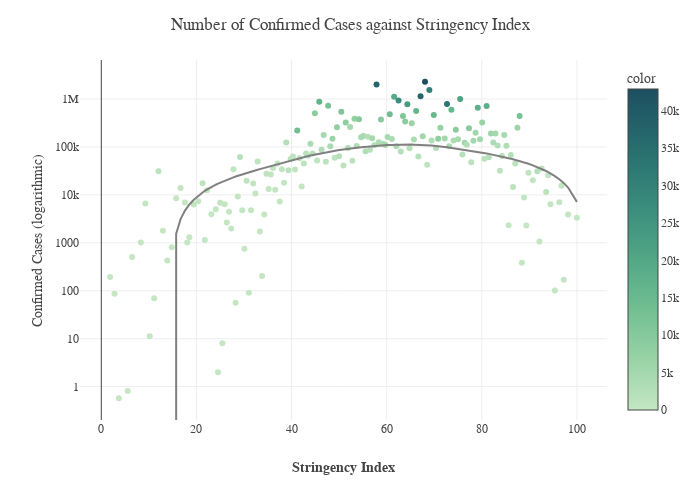

Write notebook code for a chart like this one.
### Code cell
fig = px.scatter(x=df_str["StringencyIndex"], y=df_str["ConfirmedCases"], log_y=True, trendline="lowess", 
                 color=df_str["ConfirmedDeaths"],
                color_continuous_scale='blugrn',
                )
palette = cycle(px.colors.qualitative.G10)

# Add figure title
fig.update_layout(
    title_text="Number of Confirmed Cases against Stringency Index"
)

fig.update_yaxes(title_text="Confirmed Cases (logarithmic)")

# Set y-axes titles
fig.update_xaxes(title_text="<b>Stringency Index</b>")
fig.update_layout(template="none")

fig.update_layout(
    autosize=True,
    width=700,
    height=500,
    )
fig.layout.font.family = 'Arial'
fig.data[1].update(line_color='grey') 
fig.show()

### Figure 1 — Plotly figure (JSON) as saved in the notebook; plotly's stock layout.template omitted (floating-point values rounded to 4 significant figures; data arrays with more than 128 entries replaced by an {"elided": "..."} marker saying what was removed)
{"data": [{"hovertemplate": "x=%{x}<br>y=%{y}<br>color=%{marker.color}<extra></extra>", "legendgroup": "", "marker": {"color": {"elided": "179 float values"}, "coloraxis": "coloraxis", "symbol": "circle"}, "mode": "markers", "name": "", "orientation": "v", "showlegend": false, "type": "scatter", "x": {"elided": "179 float values"}, "xaxis": "x", "y": {"elided": "179 float values"}, "yaxis": "y"}, {"hovertemplate": "<b>LOWESS trendline</b><br><br>x=%{x}<br>y=%{y} <b>(trend)</b><extra></extra>", "legendgroup": "", "line": {"color": "grey"}, "marker": {"symbol": "circle"}, "mode": "lines", "name": "", "showlegend": false, "type": "scatter", "x": {"elided": "179 float values"}, "xaxis": "x", "y": {"elided": "179 float values"}, "yaxis": "y"}], "layout": {"autosize": true, "coloraxis": {"colorbar": {"title": {"text": "color"}}, "colorscale": [[0, "rgb(196, 230, 195)"], [0.1667, "rgb(150, 210, 164)"], [0.3333, "rgb(109, 188, 144)"], [0.5, "rgb(77, 162, 132)"], [0.6667, "rgb(54, 135, 122)"], [0.8333, "rgb(38, 107, 110)"], [1, "rgb(29, 79, 96)"]]}, "font": {"family": "Arial"}, "height": 500, "legend": {"tracegroupgap": 0}, "margin": {"t": 60}, "title": {"text": "Number of Confirmed Cases against Stringency Index"}, "width": 700, "xaxis": {"anchor": "y", "domain": [0, 1], "title": {"text": "<b>Stringency Index</b>"}}, "yaxis": {"anchor": "x", "domain": [0, 1], "title": {"text": "Confirmed Cases (logarithmic)"}, "type": "log"}}}
